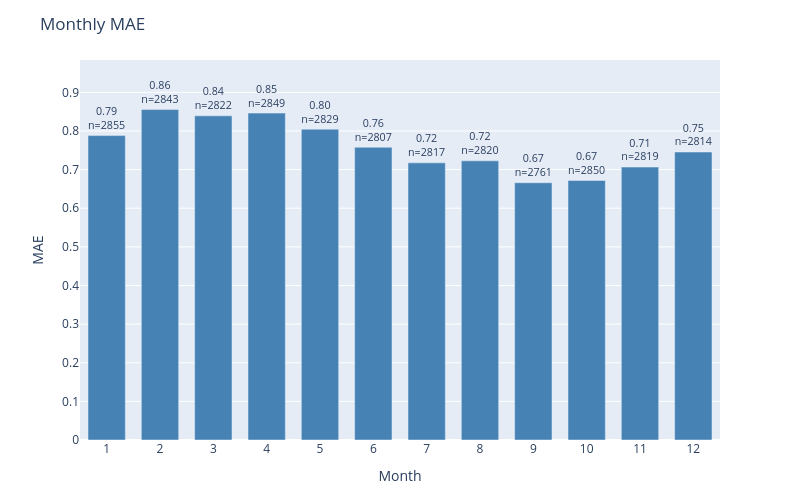

The notebook cell saved with this chart:
### Code cell
plot_error_by_group(
    df=results_test,
    y_true_col='actual',
    y_pred_col='prediction',
    date_col='dt_prediction',
    group_by='month',
    metric='mae',
    title='Monthly MAE'
)

### Figure 1 — Plotly figure (JSON) as saved in the notebook; plotly's stock layout.template omitted (floating-point values rounded to 4 significant figures)
{"data": [{"marker": {"color": "steelblue"}, "text": ["0.79<br>n=2855", "0.86<br>n=2843", "0.84<br>n=2822", "0.85<br>n=2849", "0.80<br>n=2829", "0.76<br>n=2807", "0.72<br>n=2817", "0.72<br>n=2820", "0.67<br>n=2761", "0.67<br>n=2850", "0.71<br>n=2819", "0.75<br>n=2814"], "textposition": "outside", "type": "bar", "x": ["1", "2", "3", "4", "5", "6", "7", "8", "9", "10", "11", "12"], "y": [0.7881, 0.8554, 0.8391, 0.8463, 0.8045, 0.7577, 0.7174, 0.7227, 0.6661, 0.6719, 0.7066, 0.7456]}], "layout": {"bargap": 0.3, "height": 500, "margin": {"b": 60, "t": 60}, "title": {"text": "Monthly MAE"}, "uniformtext": {"minsize": 8, "mode": "hide"}, "width": 800, "xaxis": {"title": {"text": "Month"}}, "yaxis": {"range": [0, 0.9837], "title": {"text": "MAE"}}}}
